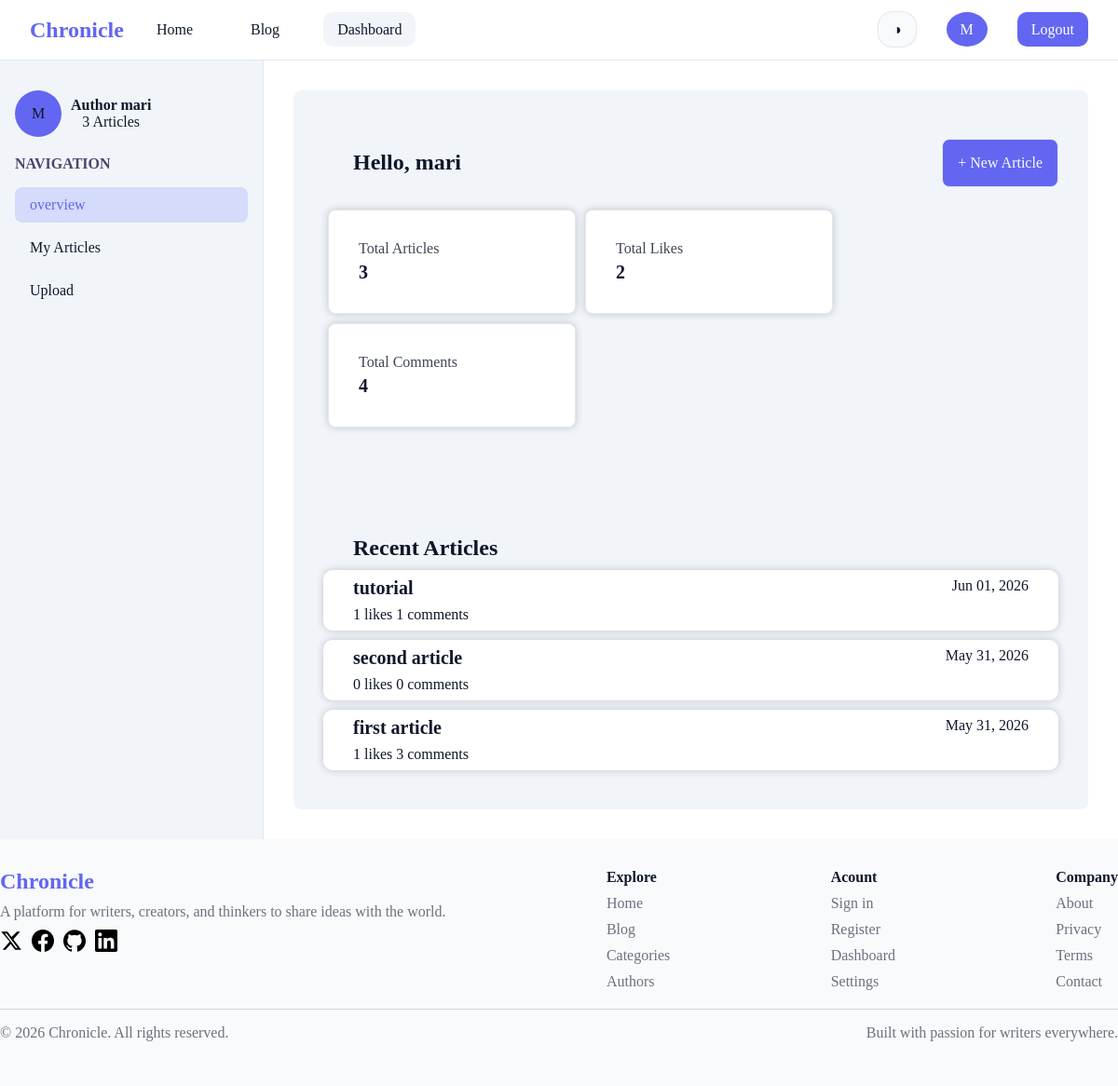
/user_dashboard.php (signed in), run on the app's committed database.
### tables this page shows
CREATE TABLE IF NOT EXISTS `articles` (
  `Id` int UNSIGNED NOT NULL AUTO_INCREMENT,
  `User_id` int UNSIGNED NOT NULL,
  `Title` varchar(255) NOT NULL,
  `Content` text NOT NULL,
  `status` enum('published','draft') NOT NULL,
  `CreatedAt` timestamp NOT NULL DEFAULT CURRENT_TIMESTAMP,
  PRIMARY KEY (`Id`),
  KEY `User_id` (`User_id`)
);

### user_dashboard.php (the view, shortened to what this page needs)
<!DOCTYPE html>
<html lang="en" data-theme="light">
 <?php
    require_once "./templates/head.php";
 ?>
<body class="dashboard-page">
    <?php
        require_once "./templates/header.php";
        require_once "./templates/upload_file.php";
        $stmt = $conn->prepare("SELECT COUNT(*) as total FROM articles WHERE user_id = ?");
        $stmt->bind_param('i', $_SESSION['user_id']);
        $stmt->execute();
        $articleCount = $stmt->get_result()->fetch_assoc()['total'];
        $stmt = $conn->prepare("
            SELECT COUNT(*) as total
            FROM likes
            JOIN articles ON likes.article_id = articles.Id
            WHERE articles.user_id = ?
        ");
        $stmt->bind_param('i', $_SESSION['user_id']);
        $stmt->execute();
        $totalLikes = $stmt->get_result()->fetch_assoc()['total'];
        $stmt = $conn->prepare("
            SELECT COUNT(*) as total
            FROM comments
            JOIN articles ON comments.article_id = articles.Id
            WHERE articles.user_id = ?
        ");
        $stmt->bind_param('i', $_SESSION['user_id']);
        $stmt->execute();
        $totalComments = $stmt->get_result()->fetch_assoc()['total'];
        $stmt = $conn->prepare("
            SELECT
                articles.Id,
                articles.Title,
                articles.createdat,
                COUNT(DISTINCT likes.user_id) as like_count,
                COUNT(DISTINCT comments.id) as comment_count
            FROM articles
            LEFT JOIN likes ON articles.Id = likes.article_id
            LEFT JOIN comments ON articles.Id = comments.article_id
            WHERE articles.user_id = ?
            GROUP BY articles.Id
            ORDER BY articles.createdat DESC
            LIMIT 5
        ");
        $stmt->bind_param('i', $_SESSION['user_id']);
        $stmt->execute();
        $recentArticles = $stmt->get_result()->fetch_all(MYSQLI_ASSOC);
    ?>
    <div class="dashboard-container">
        <aside class="dashboard-aside">
            <div class="dashboard-cont">
                <p class="user"> <?php echo strtoupper(substr($_SESSION['username'], 0, 1)); ?></p>
                <div>
                    <span class="author">Author <?php echo $_SESSION['username'];?></span>
                    <span class="article-count"><?php echo $articleCount ?> Articles</span>
                </div>
            </div>
            <nav>
                <span>NAVIGATION</span>
                <ul>
                    <li><a href="#" class="nav-item active" data-section="overview">overview</a></li>
                    <li><a href="#" class="nav-item" data-section="articles">My Articles</a></li>
                    <li><a href="#" class="nav-item" data-section="upload">Upload</a></li>
                </ul>
            </nav>
        </aside>
        <main class="dashboard-content">
            <section class="section active" id="overview">
                <div class="overview-header">
                    <h2>Hello, <?php echo $_SESSION['username']; ?></h2>
                    <a href="#upload" class="new-article">+ New Article</a>
                </div>
                <article class="stat-grid">
                    <div class="stat-card">
                        <span class="stat-label">Total Articles</span>
                        <span class="stat-number"><?php echo $articleCount;?></span>
                    </div>
                     <div class="stat-card">
                        <span class="stat-label">Total Likes</span>
                        <span class="stat-number"><?php echo $totalLikes; ?></span>
                    </div>
                    <div class="stat-card">
                        <span class="stat-label">Total Comments</span>
                        <span class="stat-number"><?php echo $totalComments; ?></span>
                    </div>
                </article>
                <section class="recent-articles-section" >
                    <h2>Recent Articles</h2>
                    <?php if (empty($recentArticles)): ?>
                        <p>No articles yet</p>
                    <?php else: ?>
                        <?php foreach ($recentArticles as $article): ?>
                            <article class="recent-article-row">
                                <div class="recent-article-info">
                                    <a href="read.php?id=<?php echo $article['Id']; ?>">
                                        <?php echo $article['Title']; ?>
                                    </a>
                                    <span class="date"><?php echo date('M d, Y', strtotime($article['createdat'])); ?></span>
                                </div>
                                <div class="recent-article-stats">
                                    <span><?php echo $article['like_count'];?> likes</span>
                                    <span><?php echo $article['comment_count']; ?> comments</span>
                                </div>
                            </article>
                        <?php endforeach; ?>
                    <?php endif; ?>
                </section>
            </section>
        </main>
    </div>
        <?php
        require_once "./templates/footer.php";
        ?>
</body>
</html>

### data on the page
articles: Title "tutorial", CreatedAt "Jun 01, 2026", like_count "1", comment_count "1"
articles: Title "second article", CreatedAt "May 31, 2026", like_count "0", comment_count "0"
articles: Title "first article", CreatedAt "May 31, 2026", like_count "1", comment_count "3"

### other printed values
substr($_SESSION['username'], 0, 1) "M"
$_SESSION['username'] "mari"
$articleCount "3"
$totalLikes "2"
$totalComments "4"
